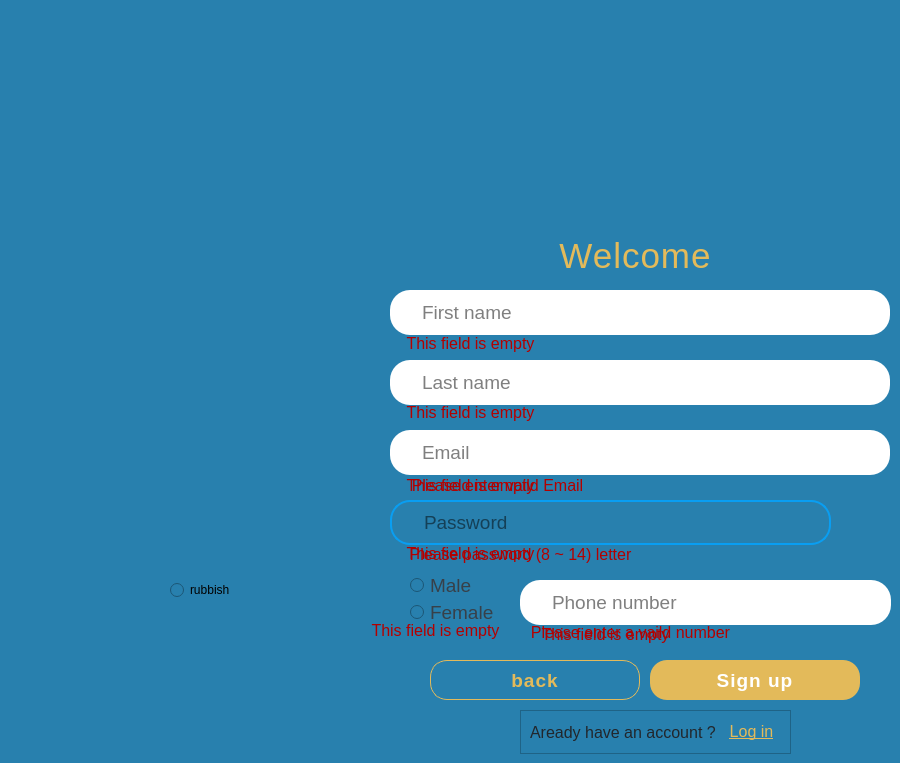
      <widget class="QWidget" name="pg_2_register">
       <property name="styleSheet">
        <string notr="true">*{
background: #2880AE;
}</string>
       </property>
       <widget class="QLineEdit" name="lineEdit_password_2">
        <property name="geometry">
         <rect>
          <x>390</x>
          <y>500</y>
          <width>441</width>
          <height>45</height>
         </rect>
        </property>
        <property name="font">
         <font>
          <pointsize>14</pointsize>
         </font>
        </property>
        <property name="mouseTracking">
         <bool>true</bool>
        </property>
        <property name="acceptDrops">
         <bool>true</bool>
        </property>
        <property name="styleSheet">
         <string notr="true">*{
border-radius: 20px;
border: 2px solid #099ef2;
padding: 0 0 0 30px;
}</string>
        </property>
        <property name="frame">
         <bool>true</bool>
        </property>
        <property name="echoMode">
         <enum>QLineEdit::Password</enum>
        </property>
        <property name="alignment">
         <set>Qt::AlignLeading|Qt::AlignLeft|Qt::AlignVCenter</set>
        </property>
        <property name="placeholderText">
         <string>Password</string>
        </property>
        <property name="cursorMoveStyle">
         <enum>Qt::LogicalMoveStyle</enum>
        </property>
        <property name="clearButtonEnabled">
         <bool>true</bool>
        </property>
       </widget>
       <widget class="QPushButton" name="btn_back_2">
        <property name="geometry">
         <rect>
          <x>430</x>
          <y>660</y>
          <width>210</width>
          <height>40</height>
         </rect>
        </property>
        <property name="font">
         <font>
          <pointsize>14</pointsize>
          <bold>true</bold>
         </font>
        </property>
        <property name="cursor">
         <cursorShape>PointingHandCursor</cursorShape>
        </property>
        <property name="styleSheet">
         <string notr="true">*{
border-radius: 17px;
color: #E3BA5A;
letter-spacing: 1px;
border: 1px solid #E3BA5A;
}
*:hover {
color: #dead3b;
border: 1px solid #dead3b;
}</string>
        </property>
        <property name="text">
         <string>back</string>
        </property>
       </widget>
       <widget class="QLabel" name="lb_welcome_2">
        <property name="geometry">
         <rect>
          <x>550</x>
          <y>230</y>
          <width>171</width>
          <height>51</height>
         </rect>
        </property>
        <property name="font">
         <font>
          <pointsize>26</pointsize>
          <bold>false</bold>
         </font>
        </property>
        <property name="styleSheet">
         <string notr="true">*{
color: #E3BA5A;
letter-spacing: 1px;
}</string>
        </property>
        <property name="text">
         <string>Welcome</string>
        </property>
        <property name="alignment">
         <set>Qt::AlignCenter</set>
        </property>
       </widget>
       <widget class="QPushButton" name="btn_sign_2">
        <property name="geometry">
         <rect>
          <x>650</x>
          <y>660</y>
          <width>210</width>
          <height>40</height>
         </rect>
        </property>
        <property name="font">
         <font>
          <pointsize>14</pointsize>
          <bold>true</bold>
         </font>
        </property>
        <property name="cursor">
         <cursorShape>PointingHandCursor</cursorShape>
        </property>
        <property name="styleSheet">
         <string notr="true">*{
border-radius: 17px;
background-color: #E3BA5A;
color: #ffffff;
letter-spacing: 1px;
}
*:hover {
background-color: #dead3b;
}</string>
        </property>
        <property name="text">
         <string>Sign up</string>
        </property>
       </widget>
       <widget class="QLabel" name="lb_logo_2">
        <property name="geometry">
         <rect>
          <x>390</x>
          <y>20</y>
          <width>501</width>
          <height>201</height>
         </rect>
        </property>
        <property name="text">
         <string/>
        </property>
        <property name="pixmap">
         <pixmap resource="Resources.qrc">:/img/assets/img/logo-white.png</pixmap>
        </property>
        <property name="scaledContents">
         <bool>true</bool>
        </property>
       </widget>
       <widget class="QLineEdit" name="lineEdit_username_2">
        <property name="geometry">
         <rect>
          <x>390</x>
          <y>430</y>
          <width>500</width>
          <height>45</height>
         </rect>
        </property>
        <property name="font">
         <font>
          <pointsize>14</pointsize>
         </font>
        </property>
        <property name="styleSheet">
         <string notr="true">*{
border-radius: 20px;
background-color: #ffffff;
padding: 0 0 0 30px;
}
</string>
        </property>
        <property name="alignment">
         <set>Qt::AlignLeading|Qt::AlignLeft|Qt::AlignVCenter</set>
        </property>
        <property name="placeholderText">
         <string>Email</string>
        </property>
        <property name="cursorMoveStyle">
         <enum>Qt::LogicalMoveStyle</enum>
        </property>
        <property name="clearButtonEnabled">
         <bool>true</bool>
        </property>
       </widget>
       <widget class="QLineEdit" name="lineEdit_LastName_2">
        <property name="geometry">
         <rect>
          <x>390</x>
          <y>360</y>
          <width>500</width>
          <height>45</height>
         </rect>
        </property>
        <property name="font">
         <font>
          <pointsize>14</pointsize>
         </font>
        </property>
        <property name="styleSheet">
         <string notr="true">*{
border-radius: 20px;
background-color: #ffffff;
padding: 0 0 0 30px;
}
</string>
        </property>
        <property name="alignment">
         <set>Qt::AlignLeading|Qt::AlignLeft|Qt::AlignVCenter</set>
        </property>
        <property name="placeholderText">
         <string>Last name</string>
        </property>
        <property name="cursorMoveStyle">
         <enum>Qt::LogicalMoveStyle</enum>
        </property>
        <property name="clearButtonEnabled">
         <bool>true</bool>
        </property>
       </widget>
       <widget class="QLineEdit" name="lineEdit_FisrtName_2">
        <property name="geometry">
         <rect>
          <x>390</x>
          <y>290</y>
          <width>500</width>
          <height>45</height>
         </rect>
        </property>
        <property name="font">
         <font>
          <pointsize>14</pointsize>
         </font>
        </property>
        <property name="styleSheet">
         <string notr="true">*{
border-radius: 20px;
background-color: #ffffff;
padding: 0 0 0 30px;
}
</string>
        </property>
        <property name="alignment">
         <set>Qt::AlignLeading|Qt::AlignLeft|Qt::AlignVCenter</set>
        </property>
        <property name="placeholderText">
         <string>First name</string>
        </property>
        <property name="cursorMoveStyle">
         <enum>Qt::LogicalMoveStyle</enum>
        </property>
        <property name="clearButtonEnabled">
         <bool>true</bool>
        </property>
       </widget>
       <widget class="QRadioButton" name="radioButton_mail_2">
        <property name="geometry">
         <rect>
          <x>410</x>
          <y>575</y>
          <width>89</width>
          <height>21</height>
         </rect>
        </property>
        <property name="font">
         <font>
          <pointsize>14</pointsize>
         </font>
        </property>
        <property name="styleSheet">
         <string notr="true">*{
color: #374049
}</string>
        </property>
        <property name="text">
         <string>Male</string>
        </property>
       </widget>
       <widget class="QRadioButton" name="radioButton_femail_2">
        <property name="geometry">
         <rect>
          <x>410</x>
          <y>602</y>
          <width>89</width>
          <height>21</height>
         </rect>
        </property>
        <property name="font">
         <font>
          <pointsize>14</pointsize>
         </font>
        </property>
        <property name="styleSheet">
         <string notr="true">*{
color: #374049
}</string>
        </property>
        <property name="text">
         <string>Female</string>
        </property>
       </widget>
       <widget class="QLineEdit" name="lineEdit_phone_2">
        <property name="geometry">
         <rect>
          <x>520</x>
          <y>580</y>
          <width>371</width>
          <height>45</height>
         </rect>
        </property>
        <property name="font">
         <font>
          <pointsize>14</pointsize>
         </font>
        </property>
        <property name="styleSheet">
         <string notr="true">*{
border-radius: 20px;
background-color: #ffffff;
padding: 0 0 0 30px;
}
</string>
        </property>
        <property name="alignment">
         <set>Qt::AlignLeading|Qt::AlignLeft|Qt::AlignVCenter</set>
        </property>
        <property name="placeholderText">
         <string>Phone number</string>
        </property>
        <property name="cursorMoveStyle">
         <enum>Qt::LogicalMoveStyle</enum>
        </property>
        <property name="clearButtonEnabled">
         <bool>true</bool>
        </property>
       </widget>
       <widget class="QRadioButton" name="radioButton_frm1_rubbish_2">
        <property name="geometry">
         <rect>
          <x>170</x>
          <y>580</y>
          <width>89</width>
          <height>20</height>
         </rect>
        </property>
        <property name="text">
         <string>rubbish</string>
        </property>
       </widget>
       <widget class="QFrame" name="frm_login_2">
        <property name="geometry">
         <rect>
          <x>520</x>
          <y>710</y>
          <width>271</width>
          <height>44</height>
         </rect>
        </property>
        <property name="frameShape">
         <enum>QFrame::StyledPanel</enum>
        </property>
        <property name="frameShadow">
         <enum>QFrame::Raised</enum>
        </property>
        <layout class="QHBoxLayout" name="horizontalLayout_19">
         <item>
          <widget class="QLabel" name="label_7">
           <property name="font">
            <font>
             <pointsize>12</pointsize>
            </font>
           </property>
           <property name="styleSheet">
            <string notr="true">*{
color: #21262c;
}</string>
           </property>
           <property name="text">
            <string>Aready have an account ?</string>
           </property>
          </widget>
         </item>
         <item>
          <widget class="QPushButton" name="btn_login_2">
           <property name="maximumSize">
            <size>
             <width>70</width>
             <height>16777215</height>
            </size>
           </property>
           <property name="font">
            <font>
             <pointsize>12</pointsize>
             <underline>true</underline>
            </font>
           </property>
           <property name="cursor">
            <cursorShape>PointingHandCursor</cursorShape>
           </property>
           <property name="styleSheet">
            <string notr="true">*{
border: 0;
color: #E3BA5A;
}</string>
           </property>
           <property name="text">
            <string>Log in</string>
           </property>
          </widget>
         </item>
        </layout>
       </widget>
       <widget class="QPushButton" name="btn_eye_2">
        <property name="geometry">
         <rect>
          <x>833</x>
          <y>502</y>
          <width>51</width>
          <height>41</height>
         </rect>
        </property>
        <property name="styleSheet">
         <string notr="true">*{
border: 0;
}</string>
        </property>
        <property name="text">
         <string/>
        </property>
        <property name="icon">
         <iconset resource="Resources.qrc">
          <normaloff>:/img/assets/img/icons/icons8-closed-eye-100.png</normaloff>:/img/assets/img/icons/icons8-closed-eye-100.png</iconset>
        </property>
        <property name="iconSize">
         <size>
          <width>50</width>
          <height>40</height>
         </size>
        </property>
       </widget>
       <widget class="QLabel" name="lb_validMail_2">
        <property name="geometry">
         <rect>
          <x>347</x>
          <y>475</y>
          <width>301</width>
          <height>21</height>
         </rect>
        </property>
        <property name="font">
         <font>
          <pointsize>12</pointsize>
          <bold>false</bold>
         </font>
        </property>
        <property name="styleSheet">
         <string notr="true">*{
color: #b30000;
background-color: rgba(0,0,0,0);
}</string>
        </property>
        <property name="text">
         <string>Please enter vaild Email</string>
        </property>
        <property name="alignment">
         <set>Qt::AlignCenter</set>
        </property>
       </widget>
       <widget class="QLabel" name="lb_fieldEmpty_fname_2">
        <property name="geometry">
         <rect>
          <x>360</x>
          <y>333</y>
          <width>221</width>
          <height>21</height>
         </rect>
        </property>
        <property name="font">
         <font>
          <pointsize>12</pointsize>
          <bold>false</bold>
         </font>
        </property>
        <property name="styleSheet">
         <string notr="true">*{
color: #b30000;
background-color: rgba(0,0,0,0);
}</string>
        </property>
        <property name="text">
         <string>This field is empty</string>
        </property>
        <property name="alignment">
         <set>Qt::AlignCenter</set>
        </property>
       </widget>
       <widget class="QLabel" name="lb_passCount_2">
        <property name="geometry">
         <rect>
          <x>370</x>
          <y>544</y>
          <width>301</width>
          <height>21</height>
         </rect>
        </property>
        <property name="font">
         <font>
          <pointsize>12</pointsize>
          <bold>false</bold>
         </font>
        </property>
        <property name="styleSheet">
         <string notr="true">*{
color: #b30000;
background-color: rgba(0,0,0,0);
}</string>
        </property>
        <property name="text">
         <string>Please password (8 ~ 14) letter</string>
        </property>
        <property name="alignment">
         <set>Qt::AlignCenter</set>
        </property>
       </widget>
       <widget class="QLabel" name="lb_fieldEmpty_lname_2">
        <property name="geometry">
         <rect>
          <x>360</x>
          <y>402</y>
          <width>221</width>
          <height>21</height>
         </rect>
        </property>
        <property name="font">
         <font>
          <pointsize>12</pointsize>
          <bold>false</bold>
         </font>
        </property>
        <property name="styleSheet">
         <string notr="true">*{
color: #b30000;
background-color: rgba(0,0,0,0);
}</string>
        </property>
        <property name="text">
         <string>This field is empty</string>
        </property>
        <property name="alignment">
         <set>Qt::AlignCenter</set>
        </property>
       </widget>
       <widget class="QLabel" name="lb_fieldEmpty_mail_2">
        <property name="geometry">
         <rect>
          <x>360</x>
          <y>475</y>
          <width>221</width>
          <height>21</height>
         </rect>
        </property>
        <property name="font">
         <font>
          <pointsize>12</pointsize>
          <bold>false</bold>
         </font>
        </property>
        <property name="styleSheet">
         <string notr="true">*{
color: #b30000;
background-color: rgba(0,0,0,0);
}</string>
        </property>
        <property name="text">
         <string>This field is empty</string>
        </property>
        <property name="alignment">
         <set>Qt::AlignCenter</set>
        </property>
       </widget>
       <widget class="QLabel" name="lb_fieldEmpty_pass_2">
        <property name="geometry">
         <rect>
          <x>360</x>
          <y>543</y>
          <width>221</width>
          <height>21</height>
         </rect>
        </property>
        <property name="font">
         <font>
          <pointsize>12</pointsize>
          <bold>false</bold>
         </font>
        </property>
        <property name="styleSheet">
         <string notr="true">*{
color: #b30000;
background-color: rgba(0,0,0,0);
}</string>
        </property>
        <property name="text">
         <string>This field is empty</string>
        </property>
        <property name="alignment">
         <set>Qt::AlignCenter</set>
        </property>
       </widget>
       <widget class="QLabel" name="lb_fieldEmpty_phone_2">
        <property name="geometry">
         <rect>
          <x>520</x>
          <y>624</y>
          <width>171</width>
          <height>21</height>
         </rect>
        </property>
        <property name="font">
         <font>
          <pointsize>12</pointsize>
          <bold>false</bold>
         </font>
        </property>
        <property name="styleSheet">
         <string notr="true">*{
color: #b30000;
background-color: rgba(0,0,0,0);
}</string>
        </property>
        <property name="text">
         <string>This field is empty</string>
        </property>
        <property name="alignment">
         <set>Qt::AlignCenter</set>
        </property>
       </widget>
       <widget class="QLabel" name="lb_validPhone_2">
        <property name="geometry">
         <rect>
          <x>520</x>
          <y>622</y>
          <width>221</width>
          <height>21</height>
         </rect>
        </property>
        <property name="font">
         <font>
          <pointsize>12</pointsize>
          <bold>false</bold>
         </font>
        </property>
        <property name="styleSheet">
         <string notr="true">*{
color: #b30000;
background-color: rgba(0,0,0,0);
}</string>
        </property>
        <property name="text">
         <string>Please enter a vaild number</string>
        </property>
        <property name="alignment">
         <set>Qt::AlignCenter</set>
        </property>
       </widget>
       <widget class="QLabel" name="lb_fieldEmpty_gender_2">
        <property name="geometry">
         <rect>
          <x>350</x>
          <y>620</y>
          <width>171</width>
          <height>21</height>
         </rect>
        </property>
        <property name="font">
         <font>
          <pointsize>12</pointsize>
          <bold>false</bold>
         </font>
        </property>
        <property name="styleSheet">
         <string notr="true">*{
color: #b30000;
background-color: rgba(0,0,0,0);
}</string>
        </property>
        <property name="text">
         <string>This field is empty</string>
        </property>
        <property name="alignment">
         <set>Qt::AlignCenter</set>
        </property>
       </widget>
      </widget>
